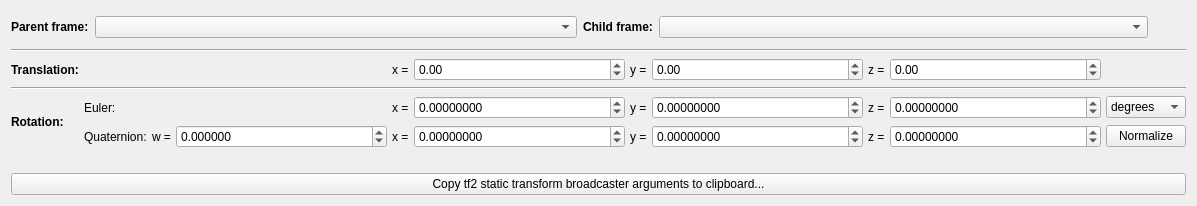
<?xml version="1.0" encoding="UTF-8"?>
<ui version="4.0">
 <class>static_tf_plugin</class>
 <widget class="QWidget" name="static_tf_plugin">
  <property name="geometry">
   <rect>
    <x>0</x>
    <y>0</y>
    <width>1197</width>
    <height>206</height>
   </rect>
  </property>
  <property name="windowTitle">
   <string>Static Transform</string>
  </property>
  <property name="autoFillBackground">
   <bool>false</bool>
  </property>
  <layout class="QVBoxLayout" name="verticalLayout_2">
   <item>
    <layout class="QHBoxLayout" name="horizontalLayout">
     <item>
      <layout class="QHBoxLayout" name="horizontalLayout_2">
       <item>
        <widget class="QLabel" name="label">
         <property name="font">
          <font>
           <weight>75</weight>
           <bold>true</bold>
          </font>
         </property>
         <property name="text">
          <string>Parent frame:</string>
         </property>
        </widget>
       </item>
       <item>
        <widget class="QComboBox" name="comboBoxParentFrame">
         <property name="sizePolicy">
          <sizepolicy hsizetype="MinimumExpanding" vsizetype="Fixed">
           <horstretch>0</horstretch>
           <verstretch>0</verstretch>
          </sizepolicy>
         </property>
        </widget>
       </item>
      </layout>
     </item>
     <item>
      <layout class="QHBoxLayout" name="horizontalLayout_3">
       <item>
        <widget class="QLabel" name="label_2">
         <property name="font">
          <font>
           <weight>75</weight>
           <bold>true</bold>
          </font>
         </property>
         <property name="text">
          <string>Child frame:</string>
         </property>
        </widget>
       </item>
       <item>
        <widget class="QComboBox" name="comboBoxChildFrame">
         <property name="sizePolicy">
          <sizepolicy hsizetype="MinimumExpanding" vsizetype="Fixed">
           <horstretch>0</horstretch>
           <verstretch>0</verstretch>
          </sizepolicy>
         </property>
        </widget>
       </item>
      </layout>
     </item>
     <item>
      <widget class="QPushButton" name="pushButtonRefresh">
       <property name="sizePolicy">
        <sizepolicy hsizetype="Fixed" vsizetype="Fixed">
         <horstretch>0</horstretch>
         <verstretch>0</verstretch>
        </sizepolicy>
       </property>
       <property name="minimumSize">
        <size>
         <width>32</width>
         <height>32</height>
        </size>
       </property>
       <property name="maximumSize">
        <size>
         <width>32</width>
         <height>32</height>
        </size>
       </property>
       <property name="cursor">
        <cursorShape>PointingHandCursor</cursorShape>
       </property>
       <property name="autoFillBackground">
        <bool>false</bool>
       </property>
       <property name="text">
        <string/>
       </property>
       <property name="icon">
        <iconset>
         <normaloff>../resource/refresh.png</normaloff>../resource/refresh.png</iconset>
       </property>
       <property name="iconSize">
        <size>
         <width>32</width>
         <height>32</height>
        </size>
       </property>
       <property name="flat">
        <bool>true</bool>
       </property>
      </widget>
     </item>
    </layout>
   </item>
   <item>
    <widget class="Line" name="line">
     <property name="orientation">
      <enum>Qt::Horizontal</enum>
     </property>
    </widget>
   </item>
   <item>
    <layout class="QVBoxLayout" name="verticalLayout">
     <item>
      <layout class="QHBoxLayout" name="horizontalLayout_4">
       <property name="spacing">
        <number>5</number>
       </property>
      </layout>
     </item>
     <item>
      <layout class="QHBoxLayout" name="horizontalLayout_5">
       <item>
        <layout class="QGridLayout" name="gridLayout">
         <property name="horizontalSpacing">
          <number>5</number>
         </property>
         <item row="2" column="5">
          <widget class="QDoubleSpinBox" name="doubleSpinBoxRotationEulerX">
           <property name="sizePolicy">
            <sizepolicy hsizetype="MinimumExpanding" vsizetype="Fixed">
             <horstretch>0</horstretch>
             <verstretch>0</verstretch>
            </sizepolicy>
           </property>
           <property name="decimals">
            <number>8</number>
           </property>
           <property name="minimum">
            <double>-180.000000000000000</double>
           </property>
           <property name="maximum">
            <double>180.000000000000000</double>
           </property>
           <property name="singleStep">
            <double>1.000000000000000</double>
           </property>
          </widget>
         </item>
         <item row="3" column="2">
          <widget class="QLabel" name="label_16">
           <property name="text">
            <string>w =</string>
           </property>
          </widget>
         </item>
         <item row="0" column="8">
          <widget class="QLabel" name="label_9">
           <property name="text">
            <string>z =</string>
           </property>
          </widget>
         </item>
         <item row="3" column="8">
          <widget class="QLabel" name="label_13">
           <property name="text">
            <string>z =</string>
           </property>
          </widget>
         </item>
         <item row="2" column="8">
          <widget class="QLabel" name="label_12">
           <property name="text">
            <string>z =</string>
           </property>
          </widget>
         </item>
         <item row="0" column="7">
          <widget class="QDoubleSpinBox" name="doubleSpinBoxTranslationY">
           <property name="sizePolicy">
            <sizepolicy hsizetype="MinimumExpanding" vsizetype="Fixed">
             <horstretch>0</horstretch>
             <verstretch>0</verstretch>
            </sizepolicy>
           </property>
           <property name="minimum">
            <double>-9999.989999999999782</double>
           </property>
           <property name="maximum">
            <double>9999.989999999999782</double>
           </property>
          </widget>
         </item>
         <item row="3" column="1">
          <widget class="QLabel" name="label_6">
           <property name="font">
            <font>
             <weight>50</weight>
             <bold>false</bold>
            </font>
           </property>
           <property name="text">
            <string>Quaternion:</string>
           </property>
          </widget>
         </item>
         <item row="0" column="9">
          <widget class="QDoubleSpinBox" name="doubleSpinBoxTranslationZ">
           <property name="sizePolicy">
            <sizepolicy hsizetype="MinimumExpanding" vsizetype="Fixed">
             <horstretch>0</horstretch>
             <verstretch>0</verstretch>
            </sizepolicy>
           </property>
           <property name="minimum">
            <double>-9999.989999999999782</double>
           </property>
           <property name="maximum">
            <double>9999.989999999999782</double>
           </property>
          </widget>
         </item>
         <item row="2" column="0" rowspan="2">
          <widget class="QLabel" name="label_4">
           <property name="font">
            <font>
             <weight>75</weight>
             <bold>true</bold>
            </font>
           </property>
           <property name="text">
            <string>Rotation:</string>
           </property>
          </widget>
         </item>
         <item row="2" column="10">
          <widget class="QComboBox" name="comboBoxRotationEulerDegRad">
           <property name="editable">
            <bool>false</bool>
           </property>
           <item>
            <property name="text">
             <string>degrees</string>
            </property>
           </item>
           <item>
            <property name="text">
             <string>radians</string>
            </property>
           </item>
          </widget>
         </item>
         <item row="2" column="4">
          <widget class="QLabel" name="label_10">
           <property name="text">
            <string>x =</string>
           </property>
          </widget>
         </item>
         <item row="3" column="5">
          <widget class="QDoubleSpinBox" name="doubleSpinBoxRotationQuatX">
           <property name="sizePolicy">
            <sizepolicy hsizetype="MinimumExpanding" vsizetype="Fixed">
             <horstretch>0</horstretch>
             <verstretch>0</verstretch>
            </sizepolicy>
           </property>
           <property name="decimals">
            <number>8</number>
           </property>
           <property name="minimum">
            <double>-99.989999999999995</double>
           </property>
           <property name="singleStep">
            <double>0.100000000000000</double>
           </property>
          </widget>
         </item>
         <item row="2" column="1">
          <widget class="QLabel" name="label_5">
           <property name="font">
            <font>
             <weight>50</weight>
             <bold>false</bold>
            </font>
           </property>
           <property name="text">
            <string>Euler:</string>
           </property>
          </widget>
         </item>
         <item row="2" column="7">
          <widget class="QDoubleSpinBox" name="doubleSpinBoxRotationEulerY">
           <property name="sizePolicy">
            <sizepolicy hsizetype="MinimumExpanding" vsizetype="Fixed">
             <horstretch>0</horstretch>
             <verstretch>0</verstretch>
            </sizepolicy>
           </property>
           <property name="decimals">
            <number>8</number>
           </property>
           <property name="minimum">
            <double>-180.000000000000000</double>
           </property>
           <property name="maximum">
            <double>180.000000000000000</double>
           </property>
          </widget>
         </item>
         <item row="0" column="4">
          <widget class="QLabel" name="label_7">
           <property name="sizePolicy">
            <sizepolicy hsizetype="Minimum" vsizetype="Preferred">
             <horstretch>0</horstretch>
             <verstretch>0</verstretch>
            </sizepolicy>
           </property>
           <property name="text">
            <string>x =</string>
           </property>
          </widget>
         </item>
         <item row="2" column="6">
          <widget class="QLabel" name="label_11">
           <property name="text">
            <string>y =</string>
           </property>
          </widget>
         </item>
         <item row="3" column="7">
          <widget class="QDoubleSpinBox" name="doubleSpinBoxRotationQuatY">
           <property name="sizePolicy">
            <sizepolicy hsizetype="MinimumExpanding" vsizetype="Fixed">
             <horstretch>0</horstretch>
             <verstretch>0</verstretch>
            </sizepolicy>
           </property>
           <property name="decimals">
            <number>8</number>
           </property>
           <property name="minimum">
            <double>-99.989999999999995</double>
           </property>
           <property name="singleStep">
            <double>0.100000000000000</double>
           </property>
          </widget>
         </item>
         <item row="0" column="0">
          <widget class="QLabel" name="label_3">
           <property name="font">
            <font>
             <weight>75</weight>
             <bold>true</bold>
            </font>
           </property>
           <property name="text">
            <string>Translation:</string>
           </property>
          </widget>
         </item>
         <item row="0" column="6">
          <widget class="QLabel" name="label_8">
           <property name="text">
            <string>y =</string>
           </property>
          </widget>
         </item>
         <item row="3" column="4">
          <widget class="QLabel" name="label_14">
           <property name="text">
            <string>x =</string>
           </property>
          </widget>
         </item>
         <item row="3" column="6">
          <widget class="QLabel" name="label_15">
           <property name="text">
            <string>y =</string>
           </property>
          </widget>
         </item>
         <item row="1" column="0" colspan="11">
          <widget class="Line" name="line_2">
           <property name="orientation">
            <enum>Qt::Horizontal</enum>
           </property>
          </widget>
         </item>
         <item row="0" column="5">
          <widget class="QDoubleSpinBox" name="doubleSpinBoxTranslationX">
           <property name="sizePolicy">
            <sizepolicy hsizetype="MinimumExpanding" vsizetype="Fixed">
             <horstretch>0</horstretch>
             <verstretch>0</verstretch>
            </sizepolicy>
           </property>
           <property name="minimum">
            <double>-9999.989999999999782</double>
           </property>
           <property name="maximum">
            <double>9999.989999999999782</double>
           </property>
          </widget>
         </item>
         <item row="3" column="10">
          <widget class="QPushButton" name="pushButtonQuatNormalize">
           <property name="text">
            <string>Normalize</string>
           </property>
          </widget>
         </item>
         <item row="2" column="9">
          <widget class="QDoubleSpinBox" name="doubleSpinBoxRotationEulerZ">
           <property name="sizePolicy">
            <sizepolicy hsizetype="MinimumExpanding" vsizetype="Fixed">
             <horstretch>0</horstretch>
             <verstretch>0</verstretch>
            </sizepolicy>
           </property>
           <property name="decimals">
            <number>8</number>
           </property>
           <property name="minimum">
            <double>-180.000000000000000</double>
           </property>
           <property name="maximum">
            <double>180.000000000000000</double>
           </property>
           <property name="singleStep">
            <double>1.000000000000000</double>
           </property>
          </widget>
         </item>
         <item row="3" column="3">
          <widget class="QDoubleSpinBox" name="doubleSpinBoxRotationQuatW">
           <property name="sizePolicy">
            <sizepolicy hsizetype="MinimumExpanding" vsizetype="Fixed">
             <horstretch>0</horstretch>
             <verstretch>0</verstretch>
            </sizepolicy>
           </property>
           <property name="decimals">
            <number>6</number>
           </property>
           <property name="minimum">
            <double>-99.989999999999995</double>
           </property>
           <property name="singleStep">
            <double>0.100000000000000</double>
           </property>
          </widget>
         </item>
         <item row="3" column="9">
          <widget class="QDoubleSpinBox" name="doubleSpinBoxRotationQuatZ">
           <property name="sizePolicy">
            <sizepolicy hsizetype="MinimumExpanding" vsizetype="Fixed">
             <horstretch>0</horstretch>
             <verstretch>0</verstretch>
            </sizepolicy>
           </property>
           <property name="decimals">
            <number>8</number>
           </property>
           <property name="minimum">
            <double>-99.989999999999995</double>
           </property>
           <property name="singleStep">
            <double>0.100000000000000</double>
           </property>
          </widget>
         </item>
        </layout>
       </item>
      </layout>
     </item>
     <item>
      <spacer name="verticalSpacer">
       <property name="orientation">
        <enum>Qt::Vertical</enum>
       </property>
       <property name="sizeHint" stdset="0">
        <size>
         <width>20</width>
         <height>40</height>
        </size>
       </property>
      </spacer>
     </item>
     <item>
      <layout class="QHBoxLayout" name="horizontalLayout_6">
       <item>
        <widget class="QPushButton" name="pushButtonCopy">
         <property name="text">
          <string>Copy tf2 static transform broadcaster arguments to clipboard...</string>
         </property>
        </widget>
       </item>
      </layout>
     </item>
    </layout>
   </item>
  </layout>
 </widget>
 <layoutdefault spacing="6" margin="11"/>
 <resources/>
 <connections/>
</ui>
